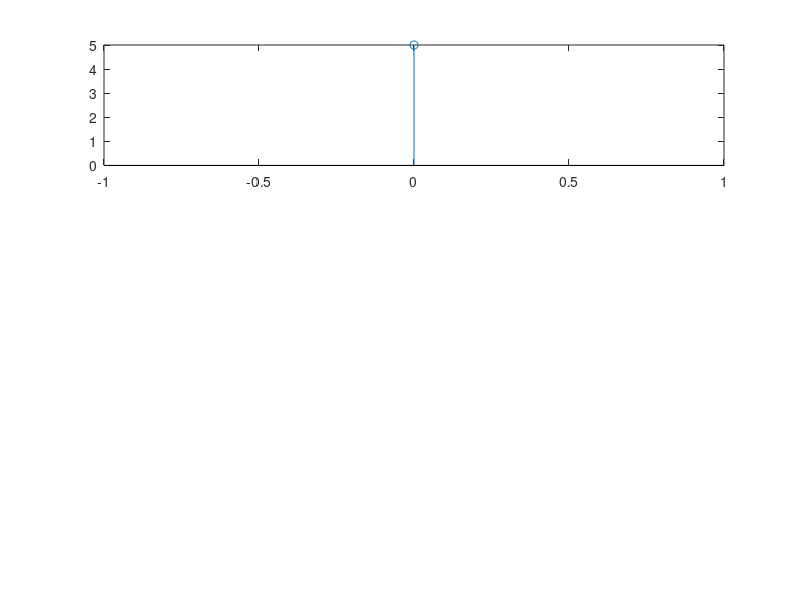
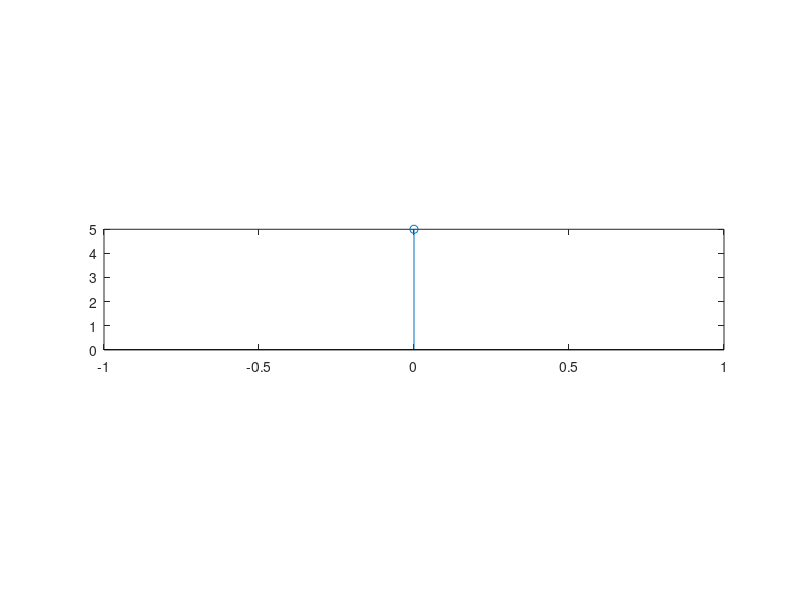
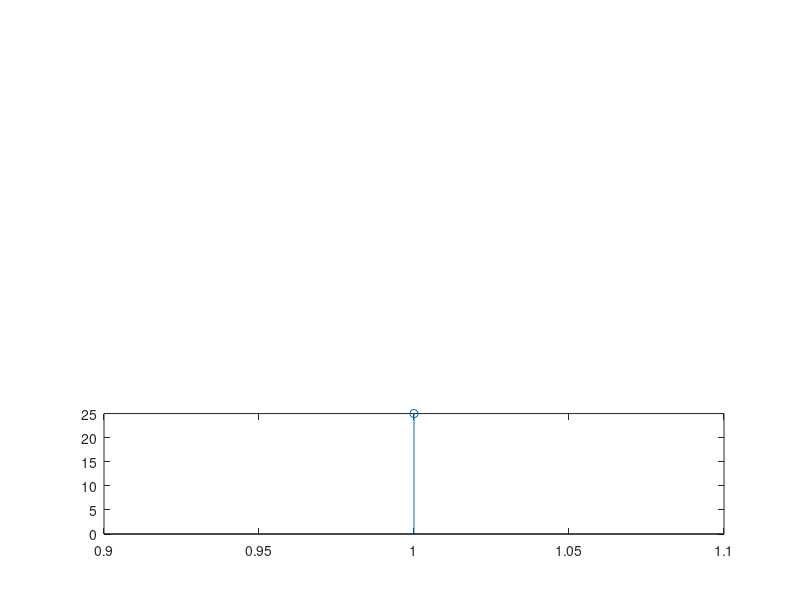

MATLAB code to generate these figures, in order:
% Circular convolution: In this lab work we gonna perform circular
% convolution
x1=input("Enter the first sequence: ");
x2=input("Enter the second sequence: ");

l1=length(x1);
l2=length(x2);

n1=max(l1,l2);
l=l1-l2;

if l>=0
    x2=[x2,zeros(1,l)];

else 
    x1=[x1,zeros(1,-l)];
end

for n=1:n1
    y(n)=0;

    for i=1:n1
        j=n-i+1;
        if j<=0
            j=n1+j;
        end
        y(n)=[y(n)+x1(i)*x2(j)];
    end
    n=0:n1-1;
end

disp("The circular convolution is as follows")
disp(y);

figure;
subplot(3,1,1)
stem(n,x1);

figure;
subplot(3,1,2)
stem(n,x2);

figure;
subplot(3,1,3)
stem(y);





% SspLab05Code01
% Enter the first sequence: 
% [1 2 3 4]
% Enter the second sequence: 
% [4 5 6 7 8]
%     65    65    60    50    60


